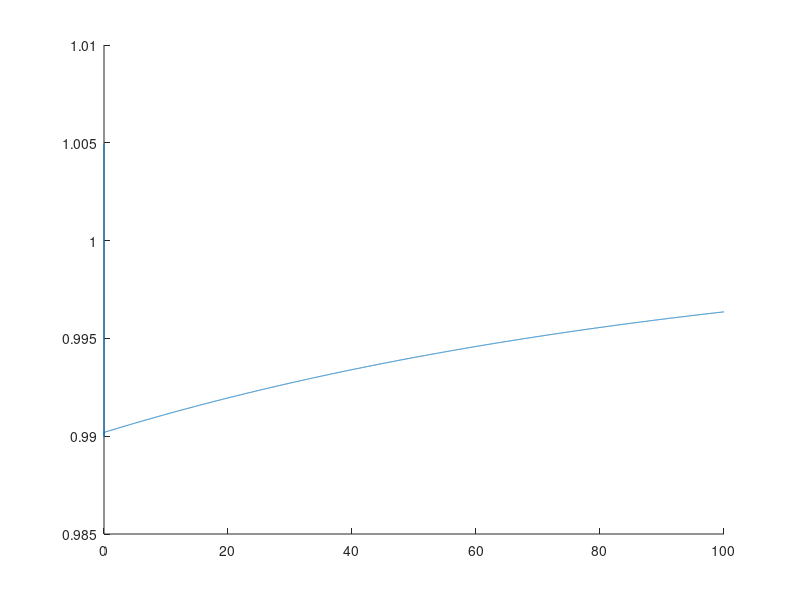

The MATLAB source for this figure:
%%
%%Parameters 

ki =0.1 ;
kp = 10;
kd = 0.1;
Tf = 1;
h = 0.01;
K = 10;
T = 1;
st=100; %simulation time


%%
%%Coefficeints and reference to follow
c1=(-8).*Tf;
c2=(-2).*h+4.*Tf;
c0=2.*(h+2.*Tf);
ce1=(-8).*kd+2.*h.^2.*ki+(-8).*kp.*Tf;
ce2=4.*kd+(h.*ki+(-2).*kp).*(h+(-2).*Tf);
ce0=4.*kd+(h.*ki+2.*kp).*(h+2.*Tf);
a = exp(h/T);





%% initial conditions and previous readings
y0=0;
uk_1= 0;
uk_2=0;
ek_1=0;
ek_2=0;
r=1 ;%Rference


%%
%%vector to fill
uk=[];
yk= [];

%%
%%loop iteration
t=0:h:st;
yk_act=y0;
for i=1:(length(t))
    
    ek=r-yk_act;
    
    
    uk_act= (1/c0) *((-c1*uk_1- c2*uk_2) + ...
        (ce0*ek + ce1*ek_1+ ce2*ek_2) ); 
    
    yk1= (1/a)*(yk_act + K*(a-1)*uk_act);
    
    yk= [yk; yk1];
    uk=[uk; uk_act];
    yk_act= yk1;
   
   uk_2=uk_1;
   uk_1=uk_act;
   
  
   ek_2=ek_1;
   ek_1=ek;
   
   
    
end 

%%plot the results
hold on 
 plot(t,yk);







